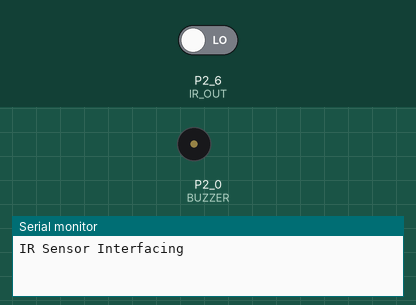
Simulated run of this sketch. Board: TI MSP430 LaunchPad. Shown: buzzer (waves = sounding, pin HIGH), the last lines printed to the serial monitor. Inputs (shaded band) come from the test bench; at power-on: P2_6 (IR_OUT) LOW.

Above: at 1.2 s.
1.3 s: P2_6 (IR_OUT) driven HIGH
At 2.0 s:
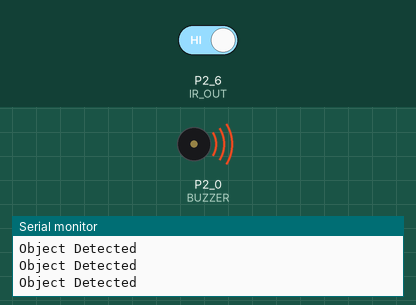
2.8 s: P2_6 (IR_OUT) driven LOW
At 3.1 s:
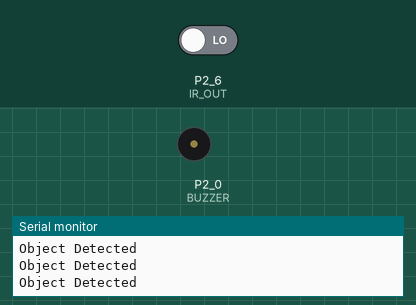
Timing chart, 0 to 5.8 s (numbered marks = the images above; inputs shaded):
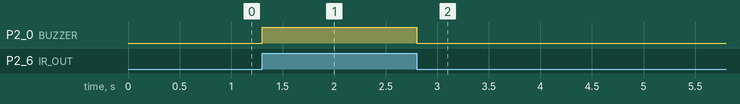

Measured:
- after the input at 1.3 s, P2_0 (BUZZER): LOW → HIGH at once
- after the input at 2.8 s, P2_0 (BUZZER): HIGH → LOW at once

The sketch:

IR_Sensor.ino
```cpp
#define IR_OUT  P2_6
#define BUZZER P2_0

void setup() {
  // put your setup code here, to run once:
  pinMode(IR_OUT, INPUT);
  pinMode(BUZZER, OUTPUT);
  Serial.begin(9600);
  Serial.println("IR Sensor Interfacing");

}

void loop() {
  // put your main code here, to run repeatedly:
  if (digitalRead(IR_OUT) == 1)
  {
    digitalWrite(BUZZER, HIGH);
    Serial.println("Object Detected");
  }
  else
  {
    digitalWrite(BUZZER, LOW);
  }

}
```
